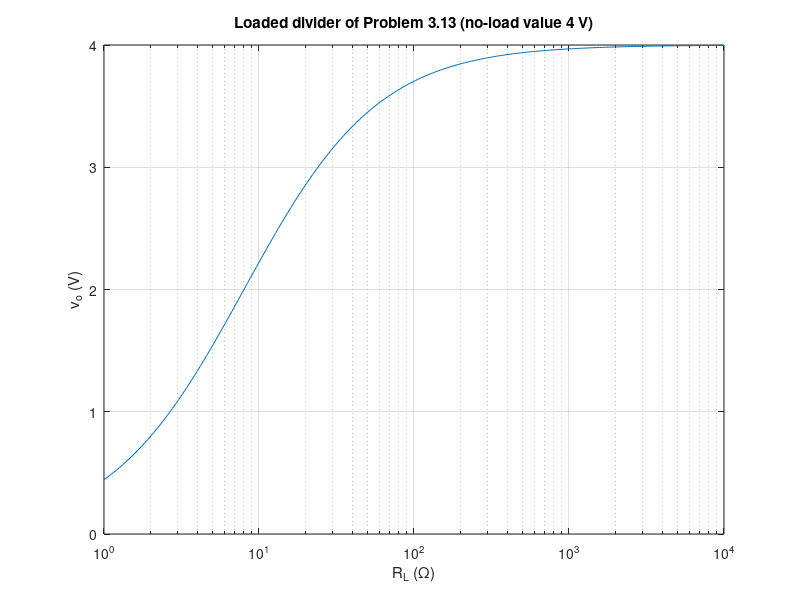

Write the MATLAB code that produced this figure.
% Circuits 1 — The Voltage-Divider and Current-Divider Circuits
%title: Dividers and the Loaded Divider (Problem 3.13)
%ar-title: المقسّمات والمقسّم المحمَّل (مسألة 3.13)
%lesson: c1-resistive-3
%course: circuits-1

%% Example 3.2 and Example 3.3
%ar: مثال 3.2: vo = 100 × 100k/(100k + 25k) = 80 V. مثال 3.3: 4 ∥ 6 + 1.6 = 4 Ω، ثم io = 16/(16+4) × 10 = 8 A، ثم i6 = 4/(6+4) × 8 = 3.2 A و p = 61.44 W.
vo = 100 * 100e3 / (100e3 + 25e3);
Rb = 4*6/(4+6) + 1.6;
io = 16/(16 + Rb) * 10; i6 = 4/(6+4) * io; p6 = i6^2 * 6;
fprintf('Ex 3.2: vo = %g V\nEx 3.3: io = %g A, i6 = %g A, p6 = %g W\n', vo, io, i6, p6)
%check: vo == 80 && abs(io - 8) < 1e-12 && abs(i6 - 3.2) < 1e-12 && abs(p6 - 61.44) < 1e-9

%% Problem 3.13 (tutorial)
%ar: بدون حمل vo = 4 V ← R2 = 10 Ω. مع الحمل vo = 3 V ← Req = 120/17 Ω، ثم RL من 1/RL = 1/Req − 1/R2.
R2 = 4*40 / (20 - 4);
Req = 3*40 / (20 - 3);
RL = 1 / (1/Req - 1/R2);
fprintf('R2 = %g ohm, Req = %.4f ohm, RL = %g ohm\n', R2, Req, RL)
%check: abs(R2 - 10) < 1e-12 && abs(RL - 24) < 1e-9

%%! Project idea: how the load pulls the output down
%ar: مشروع: نرسم vo مقابل RL لمقسّم المسألة 3.13. عندما RL كبيرة جدًا نرجع إلى 4 V بدون حمل.
RLs = logspace(0, 4, 200);
vos = 20 * (R2*RLs./(R2 + RLs)) ./ (40 + R2*RLs./(R2 + RLs));
semilogx(RLs, vos); grid on; xlabel('R_L (\Omega)'); ylabel('v_o (V)'); title('Loaded divider of Problem 3.13 (no-load value 4 V)')
